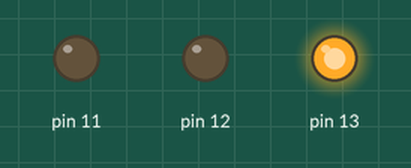
This sketch was run on a simulated Arduino Uno, built with avr-gcc and run on an emulated ATmega328P. Parts: output pins drawn as LEDs (lit = HIGH).

Above: at 2.5 s.
At 7.5 s:
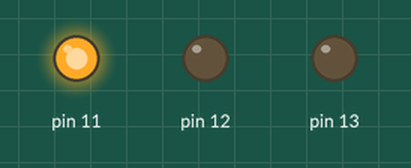
At 11.5 s:
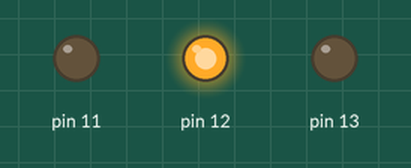
Timing chart, 0 to 16.9 s (numbered marks = the images above):
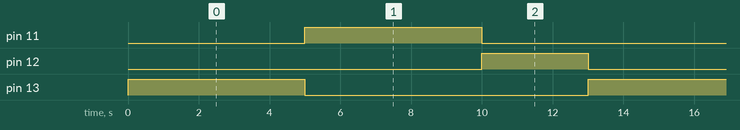

The sketch:

sem_foro_tradicional1.ino
```cpp
void setup()
{
  pinMode(13, OUTPUT);
  pinMode(11, OUTPUT);
  pinMode(12, OUTPUT);
}

void loop()
{
  digitalWrite(13, HIGH);
  delay(5000);

  digitalWrite(13, LOW);
  digitalWrite(11, HIGH);

  delay(5000);

  digitalWrite(11, LOW);
  digitalWrite(12, HIGH);

  delay(3000);

  digitalWrite(12, LOW);

}
```

Measured:
- by itself, pin 11, pin 13: alternates HIGH for 5.0 s and LOW for 8.0 s
- by itself, pin 12: alternates HIGH for 3.0 s and LOW for 10.0 s
- by itself, everything shown: repeats every 13.0 s, in 4 steps
